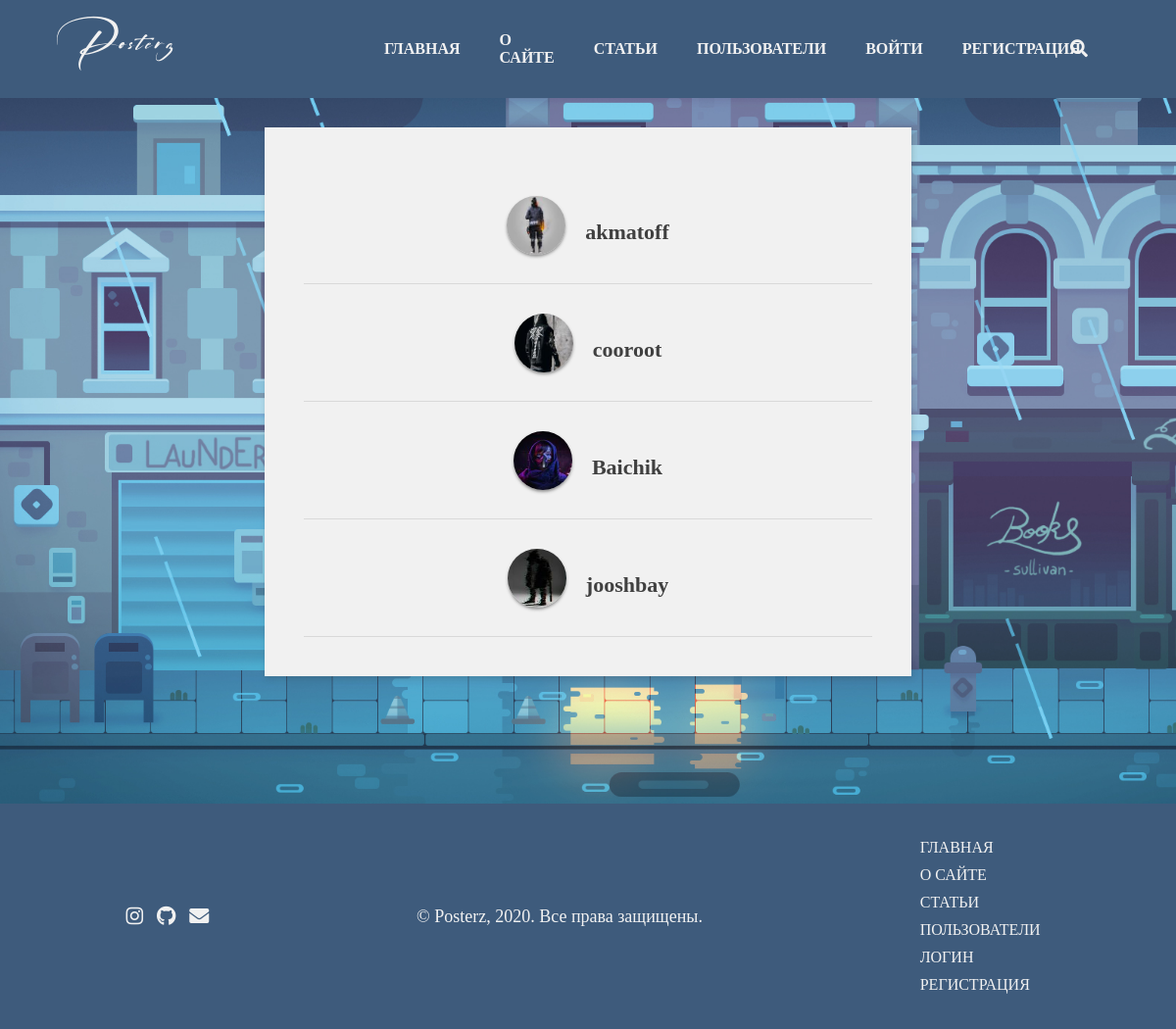
Screenshot of /users with the database file from the repository.
### tables this page shows
CREATE TABLE users (id INTEGER PRIMARY KEY AUTOINCREMENT, first_name VARCHAR (60), last_name VARCHAR (80), username VARCHAR (60) UNIQUE, email VARCHAR (60), password VARCHAR (40), reg_date DATETIME DEFAULT (CURRENT_TIMESTAMP), profile_pic BLOP, active);

### app.py (the view)
@app.route('/users')
def users():
  con = sqlite3.connect('posterz.db')
  con.row_factory = sqlite3.Row
  cur = con.cursor()
  cur.execute("SELECT * FROM users")
  users = cur.fetchall()
  return render_template('users.html', users=users)

### templates/users.html (shortened to what this page needs)
{% extends 'layout.html' %}
{% block content %}
    <div id="container">
        <div id="single-article-container">
            {% for user in users %}
            <a href="/{{user.username}}" style="text-decoration: none; color: #404040;">
            <div id="profile-dropdown-info">
                <img src="{{url_for('static', filename='profile_pics/')}}/{{user.profile_pic}}">
                <div>
                <h1 id="profile-info-header">{{user.username}}</h1>
                </div>
            </div>
            </a>
            {% endfor %}
        </div>
    </div>
{% endblock %}

### static/css/style.css (style rules this page uses)
* { box-sizing: border-box; scroll-behavior: smooth; }
a { text-decoration: none; color: #404040; }
body { margin: 0; padding: 0; font-family: San Francisco; display: flex; align-items: center; justify-items: center; flex-direction: column; background-color: #e6e6e6; color: #404040; }
#profile-dropdown-info { display: flex; align-items: center; justify-content: center; padding: 20px; height: 120px; border-bottom: #d9d9d9 solid 1px; }
#profile-dropdown-info img { width: 60px; height: 60px; border-radius: 120px; box-shadow: 0px 2px 3px rgba(60, 60, 60, 0.5); }
#profile-info-header { font-weight: bold; font-size: 22px; margin-bottom: 0; margin-left: 20px; }
#container { display: flex; width: 100%; min-height: 100vh; justify-content: center; align-self: center; align-items: center; flex-direction: column; padding: 130px 0; background-image: url('../img/bg2.jpg'); background-size: cover; }
#single-article-container { background-color: #f1f1f1; box-shadow: 1px 3px 6px rgba(60, 60, 60, 0.2); width: 55%; padding: 40px; display: flex; flex-direction: column; }

### rows the page displays
users: profile_pic (picture), username "akmatoff"
users: profile_pic (picture), username "cooroot"
users: profile_pic (picture), username "Baichik"
users: profile_pic (picture), username "jooshbay"
